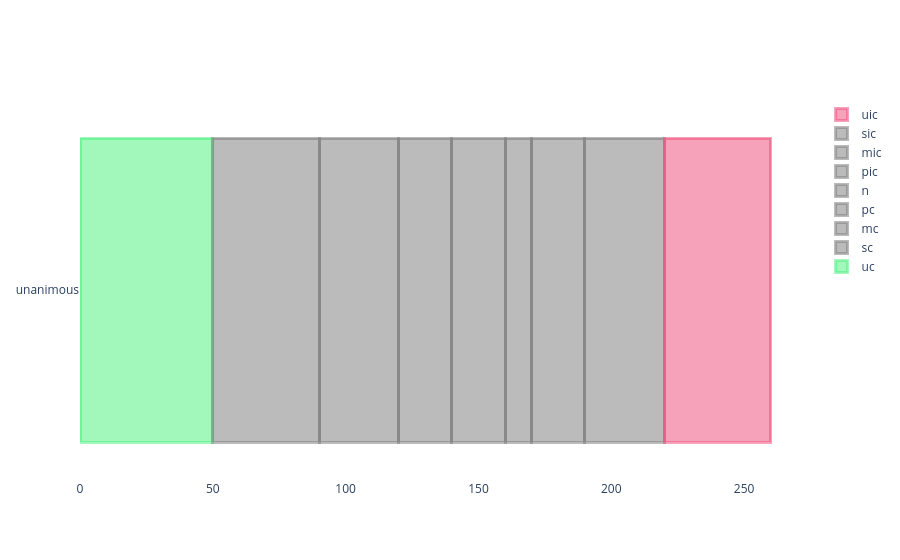

The notebook cell saved with this chart:
### Code cell
import plotly.graph_objects as go

# set plotly background to white
go.Layout(paper_bgcolor='rgba(0,0,0,0)', plot_bgcolor='rgba(0,0,0,0)')

voting_scheme = ['unanimous']
values = [[50],[40],[30],[20],[20],[10],[20],[30],[40]]
labels = ['uc', 'sc', 'mc', 'pc','n','pic','mic','sic','uic']

h = 240
m = 120
l = 70
a = 0.5

green = f'rgba({l}, {h}, {m}, {a})'
gray = f'rgba({m}, {m}, {m}, {a})'
red = f'rgba({h}, {l}, {m}, {a})'

colors = {'uc':  green,
          'sc':  gray,
          'mc':  gray,
          'pc':  gray,
          'n':   gray,
          'uic': red,
          'sic': gray,
          'mic': gray,
          'pic': gray,}

fig = go.Figure()

fig.update_layout(
    plot_bgcolor='rgba(0,0,0,0)',
    paper_bgcolor='rgba(0,0,0,0)'
)

for i, value in enumerate(values):
    fig.add_trace(go.Bar(
        y=voting_scheme,
        x=value,
        name=labels[i],
        orientation='h',
        marker=dict(
            color=colors[labels[i]],
            line=dict(color=colors[labels[i]], width=3)
        )
    ))

fig.update_layout(barmode='stack')
fig.show()

### Figure 1 — Plotly figure (JSON) as saved in the notebook; plotly's stock layout.template omitted (floating-point values rounded to 4 significant figures)
{"data": [{"marker": {"color": "rgba(70, 240, 120, 0.5)", "line": {"color": "rgba(70, 240, 120, 0.5)", "width": 3}}, "name": "uc", "orientation": "h", "type": "bar", "x": [50], "y": ["unanimous"]}, {"marker": {"color": "rgba(120, 120, 120, 0.5)", "line": {"color": "rgba(120, 120, 120, 0.5)", "width": 3}}, "name": "sc", "orientation": "h", "type": "bar", "x": [40], "y": ["unanimous"]}, {"marker": {"color": "rgba(120, 120, 120, 0.5)", "line": {"color": "rgba(120, 120, 120, 0.5)", "width": 3}}, "name": "mc", "orientation": "h", "type": "bar", "x": [30], "y": ["unanimous"]}, {"marker": {"color": "rgba(120, 120, 120, 0.5)", "line": {"color": "rgba(120, 120, 120, 0.5)", "width": 3}}, "name": "pc", "orientation": "h", "type": "bar", "x": [20], "y": ["unanimous"]}, {"marker": {"color": "rgba(120, 120, 120, 0.5)", "line": {"color": "rgba(120, 120, 120, 0.5)", "width": 3}}, "name": "n", "orientation": "h", "type": "bar", "x": [20], "y": ["unanimous"]}, {"marker": {"color": "rgba(120, 120, 120, 0.5)", "line": {"color": "rgba(120, 120, 120, 0.5)", "width": 3}}, "name": "pic", "orientation": "h", "type": "bar", "x": [10], "y": ["unanimous"]}, {"marker": {"color": "rgba(120, 120, 120, 0.5)", "line": {"color": "rgba(120, 120, 120, 0.5)", "width": 3}}, "name": "mic", "orientation": "h", "type": "bar", "x": [20], "y": ["unanimous"]}, {"marker": {"color": "rgba(120, 120, 120, 0.5)", "line": {"color": "rgba(120, 120, 120, 0.5)", "width": 3}}, "name": "sic", "orientation": "h", "type": "bar", "x": [30], "y": ["unanimous"]}, {"marker": {"color": "rgba(240, 70, 120, 0.5)", "line": {"color": "rgba(240, 70, 120, 0.5)", "width": 3}}, "name": "uic", "orientation": "h", "type": "bar", "x": [40], "y": ["unanimous"]}], "layout": {"barmode": "stack", "paper_bgcolor": "rgba(0,0,0,0)", "plot_bgcolor": "rgba(0,0,0,0)"}}
